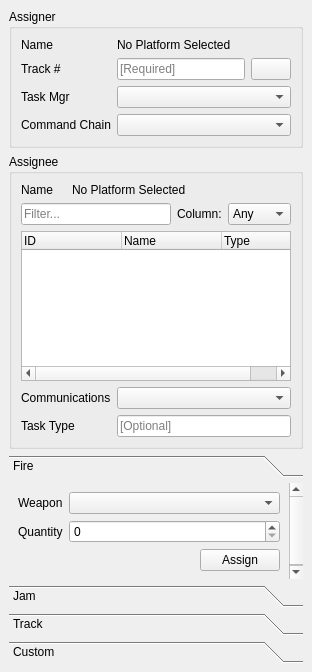
<?xml version="1.0" encoding="UTF-8"?>
<ui version="4.0">
 <class>TaskAssignerDockWidget</class>
 <widget class="QDockWidget" name="TaskAssignerDockWidget">
  <property name="geometry">
   <rect>
    <x>0</x>
    <y>0</y>
    <width>312</width>
    <height>672</height>
   </rect>
  </property>
  <property name="allowedAreas">
   <set>Qt::LeftDockWidgetArea|Qt::RightDockWidgetArea</set>
  </property>
  <property name="windowTitle">
   <string>Task Assigner</string>
  </property>
  <widget class="QWidget" name="dockWidgetContents">
   <layout class="QGridLayout" name="gridLayout_2">
    <item row="2" column="0">
     <widget class="QGroupBox" name="mAssignerGroupBox">
      <property name="title">
       <string>Assigner</string>
      </property>
      <layout class="QGridLayout" name="gridLayout_8">
       <item row="0" column="0">
        <layout class="QGridLayout" name="mAssignerGridLayout">
         <item row="1" column="1">
          <widget class="QLabel" name="mAssignerName">
           <property name="text">
            <string>No Platform Selected</string>
           </property>
          </widget>
         </item>
         <item row="3" column="0">
          <widget class="QLabel" name="mTaskProcessorLabel">
           <property name="text">
            <string>Task Mgr</string>
           </property>
           <property name="alignment">
            <set>Qt::AlignLeading|Qt::AlignLeft|Qt::AlignVCenter</set>
           </property>
          </widget>
         </item>
         <item row="3" column="1">
          <widget class="QComboBox" name="mTaskProcessorComboBox"/>
         </item>
         <item row="2" column="0">
          <layout class="QGridLayout" name="gridLayout_10">
           <item row="0" column="1">
            <widget class="QLabel" name="mTrackLabel">
             <property name="sizePolicy">
              <sizepolicy hsizetype="Preferred" vsizetype="Preferred">
               <horstretch>0</horstretch>
               <verstretch>0</verstretch>
              </sizepolicy>
             </property>
             <property name="text">
              <string>Track #</string>
             </property>
             <property name="alignment">
              <set>Qt::AlignLeading|Qt::AlignLeft|Qt::AlignVCenter</set>
             </property>
            </widget>
           </item>
          </layout>
         </item>
         <item row="2" column="1">
          <layout class="QGridLayout" name="gridLayout">
           <item row="0" column="1">
            <widget class="QLineEdit" name="mTrackIdLineEdit">
             <property name="placeholderText">
              <string>[Required]</string>
             </property>
            </widget>
           </item>
           <item row="0" column="2">
            <widget class="wkf::TrackSelector" name="mTrackSelectorPushButton">
             <property name="text">
              <string/>
             </property>
            </widget>
           </item>
          </layout>
         </item>
         <item row="1" column="0">
          <widget class="QLabel" name="mAssignerIconLabel">
           <property name="text">
            <string>Name</string>
           </property>
          </widget>
         </item>
         <item row="4" column="0">
          <widget class="QLabel" name="mCommandChainLabel">
           <property name="text">
            <string>Command Chain</string>
           </property>
          </widget>
         </item>
         <item row="4" column="1">
          <widget class="QComboBox" name="mCommandChainComboBox"/>
         </item>
        </layout>
       </item>
      </layout>
     </widget>
    </item>
    <item row="6" column="0">
     <widget class="QGroupBox" name="mAssigneeGroupBox">
      <property name="title">
       <string>Assignee</string>
      </property>
      <property name="checkable">
       <bool>false</bool>
      </property>
      <layout class="QVBoxLayout" name="verticalLayout_5">
       <item>
        <layout class="QGridLayout" name="assigneeGridLayout">
         <item row="0" column="0">
          <widget class="QLabel" name="mAssigneeIconLabel">
           <property name="sizePolicy">
            <sizepolicy hsizetype="Preferred" vsizetype="Preferred">
             <horstretch>0</horstretch>
             <verstretch>0</verstretch>
            </sizepolicy>
           </property>
           <property name="minimumSize">
            <size>
             <width>45</width>
             <height>0</height>
            </size>
           </property>
           <property name="text">
            <string>Name</string>
           </property>
          </widget>
         </item>
         <item row="0" column="1">
          <widget class="QLabel" name="mAssigneeName">
           <property name="sizePolicy">
            <sizepolicy hsizetype="Expanding" vsizetype="Preferred">
             <horstretch>0</horstretch>
             <verstretch>0</verstretch>
            </sizepolicy>
           </property>
           <property name="text">
            <string>No Platform Selected</string>
           </property>
          </widget>
         </item>
        </layout>
       </item>
       <item>
        <layout class="QVBoxLayout" name="verticalLayout_4">
         <item>
          <layout class="QHBoxLayout" name="horizontalLayout_platform">
           <item>
            <widget class="QLineEdit" name="mFilterLineEdit">
             <property name="placeholderText">
              <string>Filter...</string>
             </property>
            </widget>
           </item>
           <item>
            <widget class="QLabel" name="mFilterLabel">
             <property name="text">
              <string>Column:</string>
             </property>
            </widget>
           </item>
           <item>
            <widget class="QComboBox" name="mFilterComboBox">
             <property name="currentText">
              <string>Any</string>
             </property>
             <item>
              <property name="text">
               <string>Any</string>
              </property>
             </item>
             <item>
              <property name="text">
               <string>ID</string>
              </property>
             </item>
             <item>
              <property name="text">
               <string>Name</string>
              </property>
             </item>
             <item>
              <property name="text">
               <string>Type</string>
              </property>
             </item>
            </widget>
           </item>
          </layout>
         </item>
         <item>
          <widget class="QTreeWidget" name="mTreeWidget">
           <property name="indentation">
            <number>0</number>
           </property>
           <attribute name="headerMinimumSectionSize">
            <number>25</number>
           </attribute>
           <column>
            <property name="text">
             <string>ID</string>
            </property>
           </column>
           <column>
            <property name="text">
             <string notr="true">Name</string>
            </property>
           </column>
           <column>
            <property name="text">
             <string>Type</string>
            </property>
           </column>
          </widget>
         </item>
        </layout>
       </item>
       <item>
        <layout class="QGridLayout" name="gridLayout_11">
         <item row="1" column="0">
          <widget class="QLabel" name="mTaskTypeLabel">
           <property name="text">
            <string>Task Type   </string>
           </property>
          </widget>
         </item>
         <item row="0" column="0">
          <widget class="QLabel" name="mCommsLabel">
           <property name="text">
            <string>Communications</string>
           </property>
          </widget>
         </item>
         <item row="1" column="1">
          <widget class="QLineEdit" name="mTaskTypeLineEdit">
           <property name="placeholderText">
            <string>[Optional]</string>
           </property>
          </widget>
         </item>
         <item row="0" column="1">
          <widget class="QComboBox" name="mCommsComboBox">
           <property name="sizePolicy">
            <sizepolicy hsizetype="Expanding" vsizetype="Fixed">
             <horstretch>0</horstretch>
             <verstretch>0</verstretch>
            </sizepolicy>
           </property>
           <property name="currentText">
            <string/>
           </property>
          </widget>
         </item>
        </layout>
       </item>
      </layout>
     </widget>
    </item>
    <item row="10" column="0">
     <widget class="QToolBox" name="mTaskToolBox">
      <property name="currentIndex">
       <number>0</number>
      </property>
      <widget class="QWidget" name="mFirePage">
       <property name="geometry">
        <rect>
         <x>0</x>
         <y>0</y>
         <width>277</width>
         <height>101</height>
        </rect>
       </property>
       <attribute name="label">
        <string>Fire</string>
       </attribute>
       <layout class="QGridLayout" name="gridLayout_4">
        <item row="1" column="1">
         <widget class="QComboBox" name="mWeaponComboBox">
          <property name="sizePolicy">
           <sizepolicy hsizetype="Expanding" vsizetype="Fixed">
            <horstretch>0</horstretch>
            <verstretch>0</verstretch>
           </sizepolicy>
          </property>
         </widget>
        </item>
        <item row="1" column="0">
         <widget class="QLabel" name="mWeaponLabel">
          <property name="text">
           <string>Weapon</string>
          </property>
         </widget>
        </item>
        <item row="2" column="0">
         <widget class="QLabel" name="mWeaponQuantityLabel">
          <property name="text">
           <string>Quantity</string>
          </property>
         </widget>
        </item>
        <item row="2" column="1">
         <widget class="QSpinBox" name="mWeaponQuantitySpinBox"/>
        </item>
        <item row="3" column="1">
         <layout class="QHBoxLayout" name="horizontalLayout_3">
          <item>
           <spacer name="horizontalSpacer_2">
            <property name="orientation">
             <enum>Qt::Horizontal</enum>
            </property>
            <property name="sizeHint" stdset="0">
             <size>
              <width>40</width>
              <height>20</height>
             </size>
            </property>
           </spacer>
          </item>
          <item>
           <widget class="QPushButton" name="mFireAssignPushButton">
            <property name="text">
             <string>Assign</string>
            </property>
           </widget>
          </item>
         </layout>
        </item>
        <item row="4" column="1">
         <spacer name="verticalSpacer">
          <property name="orientation">
           <enum>Qt::Vertical</enum>
          </property>
          <property name="sizeHint" stdset="0">
           <size>
            <width>20</width>
            <height>40</height>
           </size>
          </property>
         </spacer>
        </item>
       </layout>
      </widget>
      <widget class="QWidget" name="mJamPage">
       <property name="geometry">
        <rect>
         <x>0</x>
         <y>0</y>
         <width>181</width>
         <height>179</height>
        </rect>
       </property>
       <attribute name="label">
        <string>Jam</string>
       </attribute>
       <layout class="QGridLayout" name="gridLayout_6">
        <item row="0" column="0">
         <widget class="QLabel" name="mJammerLabel">
          <property name="text">
           <string>Jammer</string>
          </property>
         </widget>
        </item>
        <item row="3" column="2">
         <widget class="QLineEdit" name="mBandwidthLineEdit"/>
        </item>
        <item row="2" column="0">
         <widget class="QLabel" name="mFrequencyLabel">
          <property name="text">
           <string>Frequency (Hz)</string>
          </property>
         </widget>
        </item>
        <item row="1" column="2">
         <widget class="QLineEdit" name="mTechniqueLineEdit"/>
        </item>
        <item row="3" column="0">
         <widget class="QLabel" name="mBandwidthLabel">
          <property name="text">
           <string>Bandwidth (Hz)</string>
          </property>
         </widget>
        </item>
        <item row="2" column="2">
         <widget class="QLineEdit" name="mFrequencyLineEdit"/>
        </item>
        <item row="0" column="2">
         <widget class="QComboBox" name="mJammerComboBox">
          <property name="sizePolicy">
           <sizepolicy hsizetype="Expanding" vsizetype="Fixed">
            <horstretch>0</horstretch>
            <verstretch>0</verstretch>
           </sizepolicy>
          </property>
         </widget>
        </item>
        <item row="4" column="0">
         <widget class="QLabel" name="mBeamNumberLabel">
          <property name="text">
           <string>Beam Number</string>
          </property>
         </widget>
        </item>
        <item row="4" column="2">
         <widget class="QSpinBox" name="mBeamNumberSpinBox"/>
        </item>
        <item row="1" column="0">
         <widget class="QLabel" name="mTechniqueLabel">
          <property name="text">
           <string>Technique</string>
          </property>
         </widget>
        </item>
        <item row="5" column="2">
         <layout class="QHBoxLayout" name="horizontalLayout">
          <item>
           <spacer name="horizontalSpacer">
            <property name="orientation">
             <enum>Qt::Horizontal</enum>
            </property>
            <property name="sizeHint" stdset="0">
             <size>
              <width>40</width>
              <height>20</height>
             </size>
            </property>
           </spacer>
          </item>
          <item>
           <widget class="QPushButton" name="mJamAssignPushButton">
            <property name="text">
             <string>Assign</string>
            </property>
           </widget>
          </item>
         </layout>
        </item>
        <item row="6" column="2">
         <spacer name="verticalSpacer_4">
          <property name="orientation">
           <enum>Qt::Vertical</enum>
          </property>
          <property name="sizeHint" stdset="0">
           <size>
            <width>20</width>
            <height>40</height>
           </size>
          </property>
         </spacer>
        </item>
       </layout>
      </widget>
      <widget class="QWidget" name="mTrackPage">
       <property name="geometry">
        <rect>
         <x>0</x>
         <y>0</y>
         <width>140</width>
         <height>101</height>
        </rect>
       </property>
       <attribute name="label">
        <string>Track</string>
       </attribute>
       <layout class="QGridLayout" name="gridLayout_3">
        <item row="1" column="0">
         <widget class="QLabel" name="mSensorModeLabel">
          <property name="text">
           <string>Mode</string>
          </property>
         </widget>
        </item>
        <item row="1" column="1">
         <widget class="QComboBox" name="mSensorModeComboBox"/>
        </item>
        <item row="0" column="0">
         <widget class="QLabel" name="mSensorLabel">
          <property name="text">
           <string>Sensor</string>
          </property>
         </widget>
        </item>
        <item row="0" column="1">
         <widget class="QComboBox" name="mSensorComboBox">
          <property name="sizePolicy">
           <sizepolicy hsizetype="Expanding" vsizetype="Fixed">
            <horstretch>0</horstretch>
            <verstretch>0</verstretch>
           </sizepolicy>
          </property>
          <property name="currentText">
           <string/>
          </property>
         </widget>
        </item>
        <item row="5" column="1">
         <spacer name="verticalSpacer_2">
          <property name="orientation">
           <enum>Qt::Vertical</enum>
          </property>
          <property name="sizeHint" stdset="0">
           <size>
            <width>20</width>
            <height>40</height>
           </size>
          </property>
         </spacer>
        </item>
        <item row="4" column="1">
         <layout class="QGridLayout" name="gridLayout_12">
          <item row="0" column="1">
           <widget class="QPushButton" name="mTrackAssignPushButton">
            <property name="text">
             <string>Assign</string>
            </property>
           </widget>
          </item>
          <item row="0" column="0">
           <spacer name="horizontalSpacer_3">
            <property name="orientation">
             <enum>Qt::Horizontal</enum>
            </property>
            <property name="sizeHint" stdset="0">
             <size>
              <width>40</width>
              <height>20</height>
             </size>
            </property>
           </spacer>
          </item>
         </layout>
        </item>
       </layout>
      </widget>
      <widget class="QWidget" name="mCustomPage">
       <property name="geometry">
        <rect>
         <x>0</x>
         <y>0</y>
         <width>154</width>
         <height>75</height>
        </rect>
       </property>
       <attribute name="label">
        <string>Custom</string>
       </attribute>
       <layout class="QGridLayout" name="gridLayout_5">
        <item row="0" column="1">
         <widget class="QComboBox" name="mProcessorComboBox">
          <property name="sizePolicy">
           <sizepolicy hsizetype="Expanding" vsizetype="Fixed">
            <horstretch>0</horstretch>
            <verstretch>0</verstretch>
           </sizepolicy>
          </property>
         </widget>
        </item>
        <item row="0" column="0">
         <widget class="QLabel" name="mProcessorLabel">
          <property name="text">
           <string>Processor</string>
          </property>
         </widget>
        </item>
        <item row="2" column="1">
         <spacer name="verticalSpacer_3">
          <property name="orientation">
           <enum>Qt::Vertical</enum>
          </property>
          <property name="sizeHint" stdset="0">
           <size>
            <width>20</width>
            <height>40</height>
           </size>
          </property>
         </spacer>
        </item>
        <item row="1" column="1">
         <layout class="QGridLayout" name="gridLayout_13">
          <item row="0" column="1">
           <widget class="QPushButton" name="mCustomAssignPushButton">
            <property name="text">
             <string>Assign</string>
            </property>
           </widget>
          </item>
          <item row="0" column="0">
           <spacer name="horizontalSpacer_4">
            <property name="orientation">
             <enum>Qt::Horizontal</enum>
            </property>
            <property name="sizeHint" stdset="0">
             <size>
              <width>40</width>
              <height>20</height>
             </size>
            </property>
           </spacer>
          </item>
         </layout>
        </item>
       </layout>
      </widget>
     </widget>
    </item>
   </layout>
  </widget>
 </widget>
 <customwidgets>
  <customwidget>
   <class>wkf::TrackSelector</class>
   <extends>QPushButton</extends>
   <header>WkfSelectorWidgets.hpp</header>
  </customwidget>
 </customwidgets>
 <tabstops>
  <tabstop>mTrackIdLineEdit</tabstop>
  <tabstop>mTrackSelectorPushButton</tabstop>
  <tabstop>mTaskProcessorComboBox</tabstop>
  <tabstop>mCommandChainComboBox</tabstop>
  <tabstop>mFilterLineEdit</tabstop>
  <tabstop>mFilterComboBox</tabstop>
  <tabstop>mTreeWidget</tabstop>
  <tabstop>mCommsComboBox</tabstop>
  <tabstop>mTaskTypeLineEdit</tabstop>
  <tabstop>mWeaponComboBox</tabstop>
  <tabstop>mWeaponQuantitySpinBox</tabstop>
  <tabstop>mFireAssignPushButton</tabstop>
  <tabstop>mJammerComboBox</tabstop>
  <tabstop>mTechniqueLineEdit</tabstop>
  <tabstop>mFrequencyLineEdit</tabstop>
  <tabstop>mBandwidthLineEdit</tabstop>
  <tabstop>mBeamNumberSpinBox</tabstop>
  <tabstop>mJamAssignPushButton</tabstop>
  <tabstop>mSensorComboBox</tabstop>
  <tabstop>mSensorModeComboBox</tabstop>
  <tabstop>mTrackAssignPushButton</tabstop>
  <tabstop>mProcessorComboBox</tabstop>
  <tabstop>mCustomAssignPushButton</tabstop>
 </tabstops>
 <resources/>
 <connections/>
</ui>
